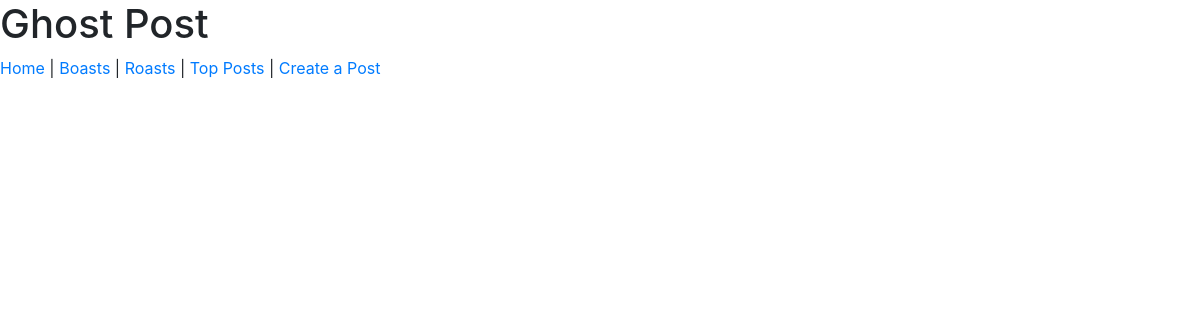
Before: / with the older database file.
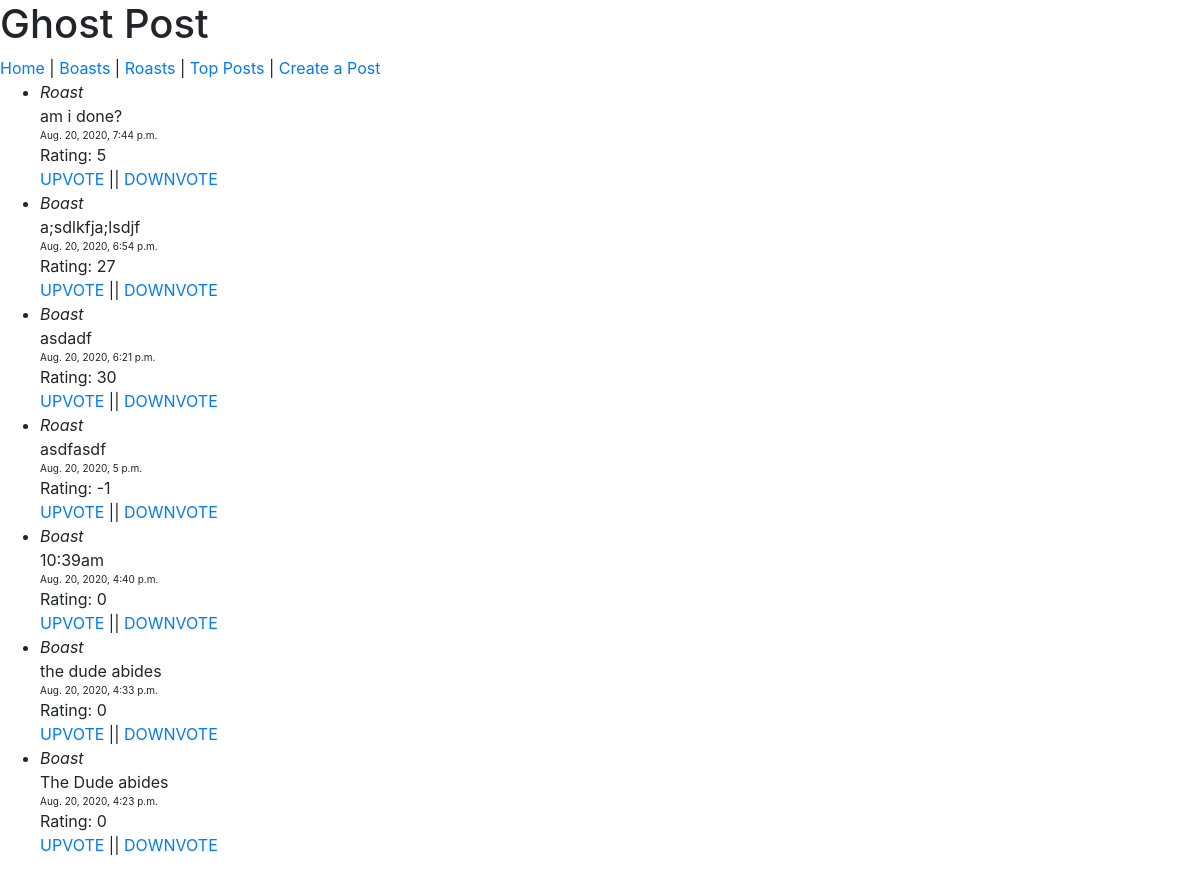
After: the same page with the newer database file.
### ghost/models.py (models this page shows, shortened)
class Post(models.Model):
    text = models.CharField(max_length=300)
    is_boast = models.BooleanField()
    up_vote = models.IntegerField(default=0)
    down_vote = models.IntegerField(default=0)
    date_time = models.DateTimeField(default=timezone.now)
    score = models.IntegerField(default=0)

### ghost/views.py (the view)
# urls.py: path('', views.index_view, name="homepage"),
def index_view(request):
    my_posts = Post.objects.order_by('-date_time')
    return render(request, "index.html", {"posts": my_posts})

### ghost/templates/index.html (shortened to what this page needs)
<link rel="stylesheet" href="https://stackpath.bootstrapcdn.com/bootstrap/4.5.2/css/bootstrap.min.css">
<h1>Ghost Post</h1>
<a href="/">Home</a> | <a href="/boasts/">Boasts</a> | <a href="/roasts/">Roasts</a> | <a href="/topposts">Top Posts</a> | <a href="/createpost/">Create a Post</a>
<div>
    <ul>
        {% for post in posts %}
            <li>
                {% if post.is_boast == True %}
                    <i>Boast</i>
                {% else %}
                    <i>Roast</i>
                {% endif %}<br>
                {{post.text}}
                <div style="font-size:10px">{{post.date_time}}</div>
                Rating: {{post.score}}</br>
                <a href="/upvote/{{post.id}}">UPVOTE</a> || <a href="/downvote/{{post.id}}">DOWNVOTE</a>
            </li>
        {% endfor %}
    </ul>
</div>

Changed rows visible on the page:
added Post: is_boast "Roast", text "am i done?", date_time "Aug. 20, 2020, 7:44 p.m.", score "5"
added Post: is_boast "Boast", text "a;sdlkfja;lsdjf", date_time "Aug. 20, 2020, 6:54 p.m.", score "27"
added Post: is_boast "Boast", text "asdadf", date_time "Aug. 20, 2020, 6:21 p.m.", score "30"
added Post: is_boast "Roast", text "asdfasdf", date_time "Aug. 20, 2020, 5 p.m.", score "-1"
added Post: is_boast "Boast", text "10:39am", date_time "Aug. 20, 2020, 4:40 p.m.", score "0"
added Post: is_boast "Boast", text "the dude abides", date_time "Aug. 20, 2020, 4:33 p.m.", score "0"
added Post: is_boast "Boast", text "The Dude abides", date_time "Aug. 20, 2020, 4:23 p.m.", score "0"
